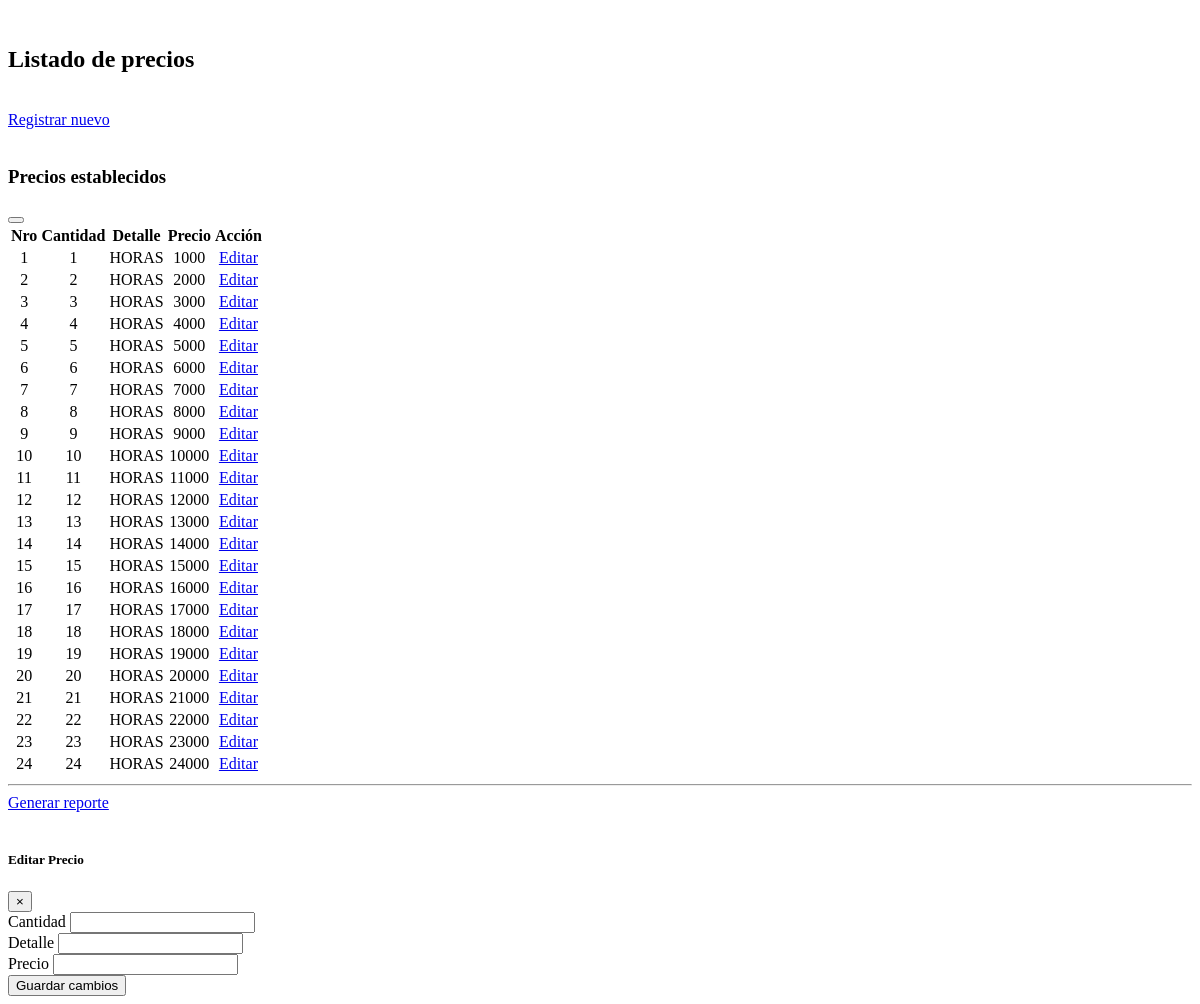
/vistas/modulos/precios/index.php, run on an earlier commit of the app's database.
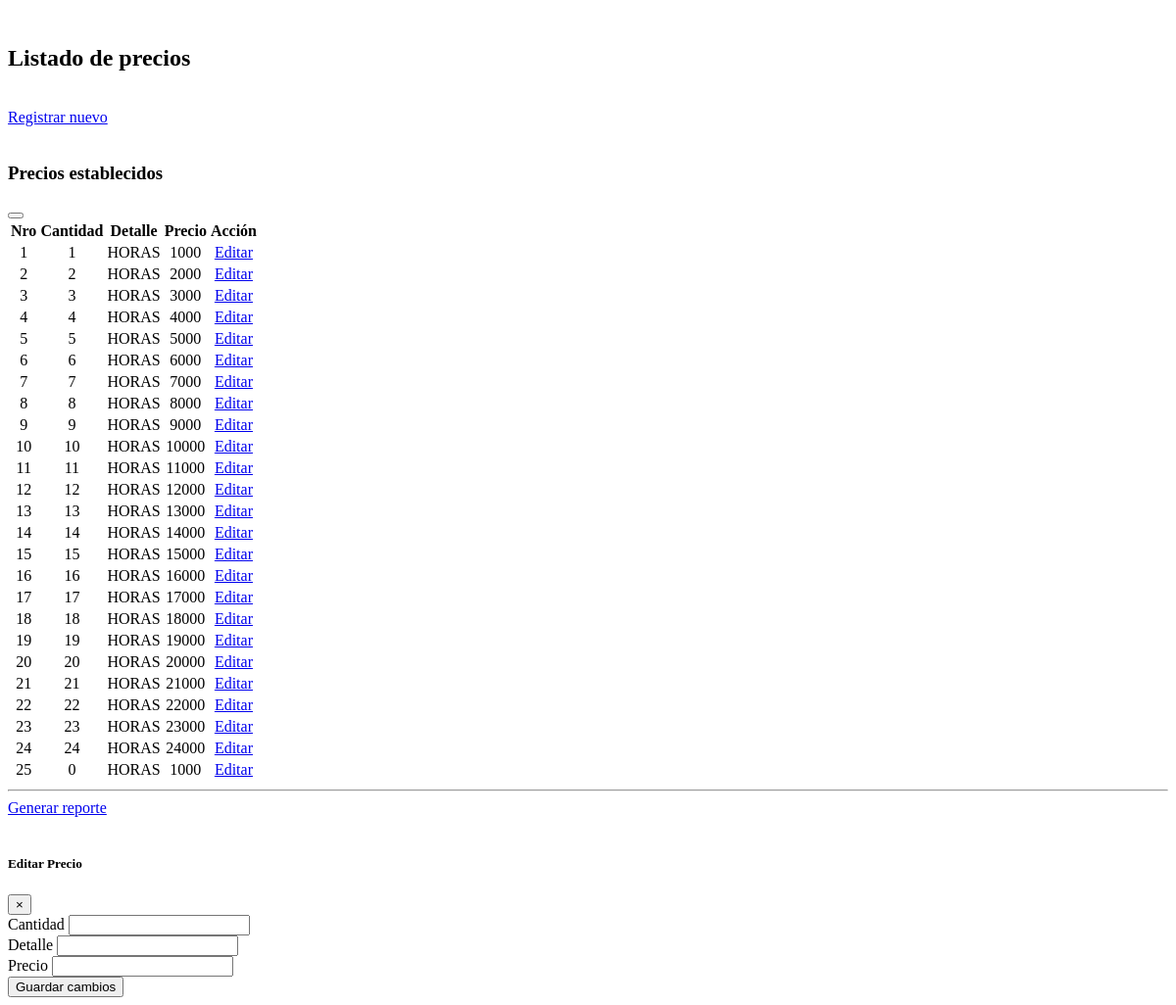
And on a later commit of the database.
### tables this page shows
CREATE TABLE `tb_precios` (
  `id_precio` int(11) NOT NULL,
  `cantidad` varchar(255) DEFAULT NULL,
  `detalle` varchar(255) DEFAULT NULL,
  `precio` varchar(255) DEFAULT NULL,
  `fyh_creacion` datetime DEFAULT NULL,
  `fyh_actualizacion` datetime DEFAULT NULL,
  `fyh_eliminacion` datetime DEFAULT NULL,
  `estado` varchar(10) DEFAULT NULL
);

### vistas/modulos/precios/index.php (the view, shortened to what the changed rows need)
<?php
include('app/config.php');
?>
<!DOCTYPE html>
<html lang="es">
<head>
</head>
<body class="hold-transition sidebar-mini">
<div class="wrapper">
    <div class="content-wrapper">
        <br>
        <div class="container">
            <h2>Listado de precios</h2>
            <br>
            <a href="crearPrecio" class="btn btn-primary">Registrar nuevo</a> <br><br>
            <div class="row">
                <div class="col-md-10">
                    <div class="card card-outline card-primary">
                        <div class="card-body" style="display: block;">
                            <table id="table_id" class="table table-bordered table-sm table-striped">
                                <thead>
                                    <th><center>Nro</center></th>
                                    <th>Cantidad</th>
                                    <th>Detalle</th>
                                    <th>Precio</th>
                                    <th><center>Acción</center></th>
                                </thead>
                                <tbody>
                                    <?php
                                    $contador_precio = 0;
                                    $query_precios = $link->prepare("SELECT * FROM tb_precios WHERE estado = '1'");
                                    $query_precios->execute();
                                    $datos_precios = $query_precios->fetchAll(PDO::FETCH_ASSOC);
                                    foreach($datos_precios as $datos_precio){
                                        $contador_precio++;
                                        $id_precio = $datos_precio['id_precio'];
                                        $cantidad = $datos_precio['cantidad'];
                                        $detalle = $datos_precio['detalle'];
                                        $precio = $datos_precio['precio'];
                                    ?>
                                    <tr>
                                        <td><center><?php echo $contador_precio;?></center></td>
                                        <td><center><?php echo $cantidad;?></center></td>
                                        <td><center><?php echo $detalle;?></center></td>
                                        <td><center><?php echo $precio;?></center></td>
                                        <td>
                                            <center>
                                                <a href="#" data-id="<?php echo $id_precio; ?>" class="btn btn-success btn-edit">Editar</a>
                                            </center>
                                        </td>
                                    </tr>
                                    <?php
                                    }
                                    ?>
                                </tbody>
                            </table>
                        </div>
                    </div>
                    <br><br>
                </div>
            </div>
        </div>
    </div>
</div>
</body>
</html>

What changed in the data, as far as the page shows it:
added tb_precios: cantidad "0", detalle "HORAS", precio "1000"
